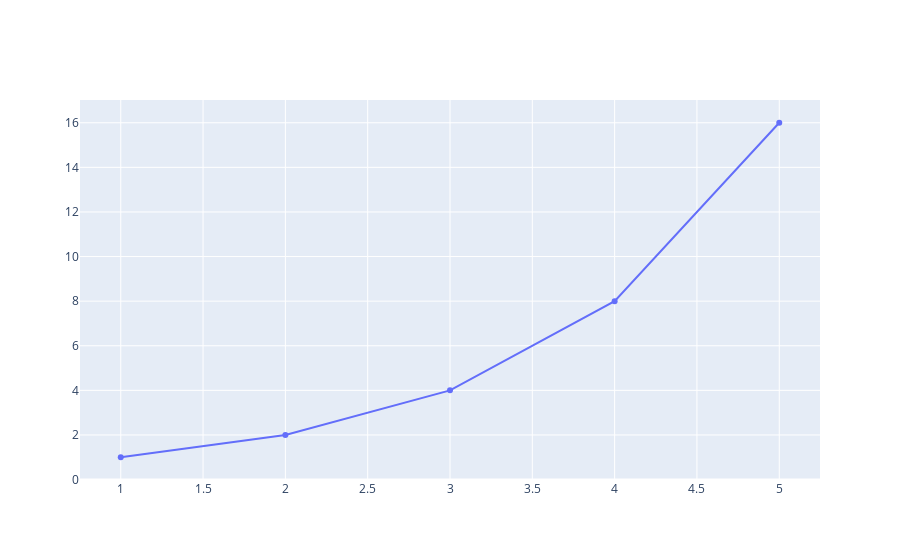

This figure's notebook cell:
### Code cell
import plotly.graph_objects as go

x = [1, 2, 3, 4, 5]
y = [1, 2, 4, 8, 16]

fig = go.Figure(data=go.Scatter(x=x, y=y))
fig.show()

### Figure 1 — Plotly figure (JSON) as saved in the notebook; plotly's stock layout.template omitted (floating-point values rounded to 4 significant figures)
{"data": [{"type": "scatter", "x": [1, 2, 3, 4, 5], "y": [1, 2, 4, 8, 16]}], "layout": {}}
